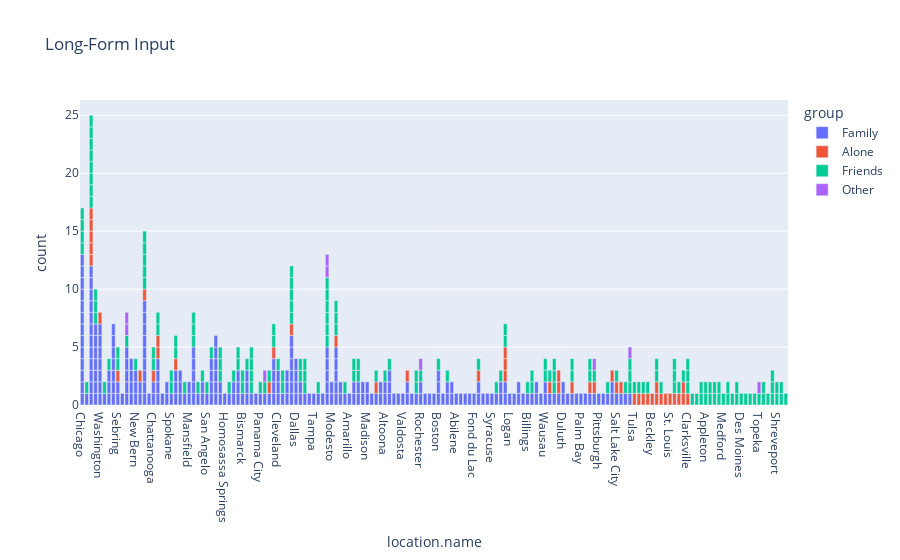

Write notebook code for a chart like this one.
### Code cell
import plotly.express as px

long_df = px.data.medals_long()

fig = px.bar(phase1_df, x="location.name", color="group", title="Long-Form Input", )
fig.show()

### Figure 1 — Plotly figure (JSON) as saved in the notebook; plotly's stock layout.template omitted (floating-point values rounded to 4 significant figures; data arrays with more than 128 entries replaced by an {"elided": "..."} marker saying what was removed)
{"data": [{"alignmentgroup": "True", "hovertemplate": "group=Family<br>location.name=%{x}<br>count=%{y}<extra></extra>", "legendgroup": "Family", "marker": {"color": "#636efa", "pattern": {"shape": ""}}, "name": "Family", "offsetgroup": "Family", "orientation": "v", "showlegend": true, "textposition": "auto", "type": "bar", "x": {"elided": "263 str values"}, "xaxis": "x", "y": {"elided": "263 int values"}, "yaxis": "y"}, {"alignmentgroup": "True", "hovertemplate": "group=Alone<br>location.name=%{x}<br>count=%{y}<extra></extra>", "legendgroup": "Alone", "marker": {"color": "#EF553B", "pattern": {"shape": ""}}, "name": "Alone", "offsetgroup": "Alone", "orientation": "v", "showlegend": true, "textposition": "auto", "type": "bar", "x": ["Orlando", "Tulsa", "New York City", "Visalia", "New York City", "Wilmington", "Albany", "Tuscaloosa", "Chattanooga", "Las Vegas", "Orlando", "Washington", "Great Falls", "Pueblo", "Denver", "Killeen", "Grand Island", "Beckley", "Salinas", "San Diego", "New York City", "Denver", "Wichita", "Kennewick", "Farmington", "Bakersfield", "St. Louis", "Sebring", "Lexington", "Lake Charles", "Salt Lake City", "Albuquerque", "Denver", "New York City", "Champaign", "New York City", "Columbia", "Bakersfield", "Savannah", "Lansing", "Boise", "Longview", "Savannah", "Anchorage", "Wichita", "Jonesboro", "Clarksville"], "xaxis": "x", "y": [1, 1, 1, 1, 1, 1, 1, 1, 1, 1, 1, 1, 1, 1, 1, 1, 1, 1, 1, 1, 1, 1, 1, 1, 1, 1, 1, 1, 1, 1, 1, 1, 1, 1, 1, 1, 1, 1, 1, 1, 1, 1, 1, 1, 1, 1, 1], "yaxis": "y"}, {"alignmentgroup": "True", "hovertemplate": "group=Friends<br>location.name=%{x}<br>count=%{y}<extra></extra>", "legendgroup": "Friends", "marker": {"color": "#00cc96", "pattern": {"shape": ""}}, "name": "Friends", "offsetgroup": "Friends", "orientation": "v", "showlegend": true, "textposition": "auto", "type": "bar", "x": {"elided": "172 str values"}, "xaxis": "x", "y": {"elided": "172 int values"}, "yaxis": "y"}, {"alignmentgroup": "True", "hovertemplate": "group=Other<br>location.name=%{x}<br>count=%{y}<extra></extra>", "legendgroup": "Other", "marker": {"color": "#ab63fa", "pattern": {"shape": ""}}, "name": "Other", "offsetgroup": "Other", "orientation": "v", "showlegend": true, "textposition": "auto", "type": "bar", "x": ["Cumberland", "Austin", "Waco", "Austin", "Jacksonville", "Columbia", "Jacksonville", "Rochester", "Topeka"], "xaxis": "x", "y": [1, 1, 1, 1, 1, 1, 1, 1, 1], "yaxis": "y"}], "layout": {"barmode": "relative", "legend": {"title": {"text": "group"}, "tracegroupgap": 0}, "title": {"text": "Long-Form Input"}, "xaxis": {"anchor": "y", "domain": [0, 1], "title": {"text": "location.name"}}, "yaxis": {"anchor": "x", "domain": [0, 1], "title": {"text": "count"}}}}
